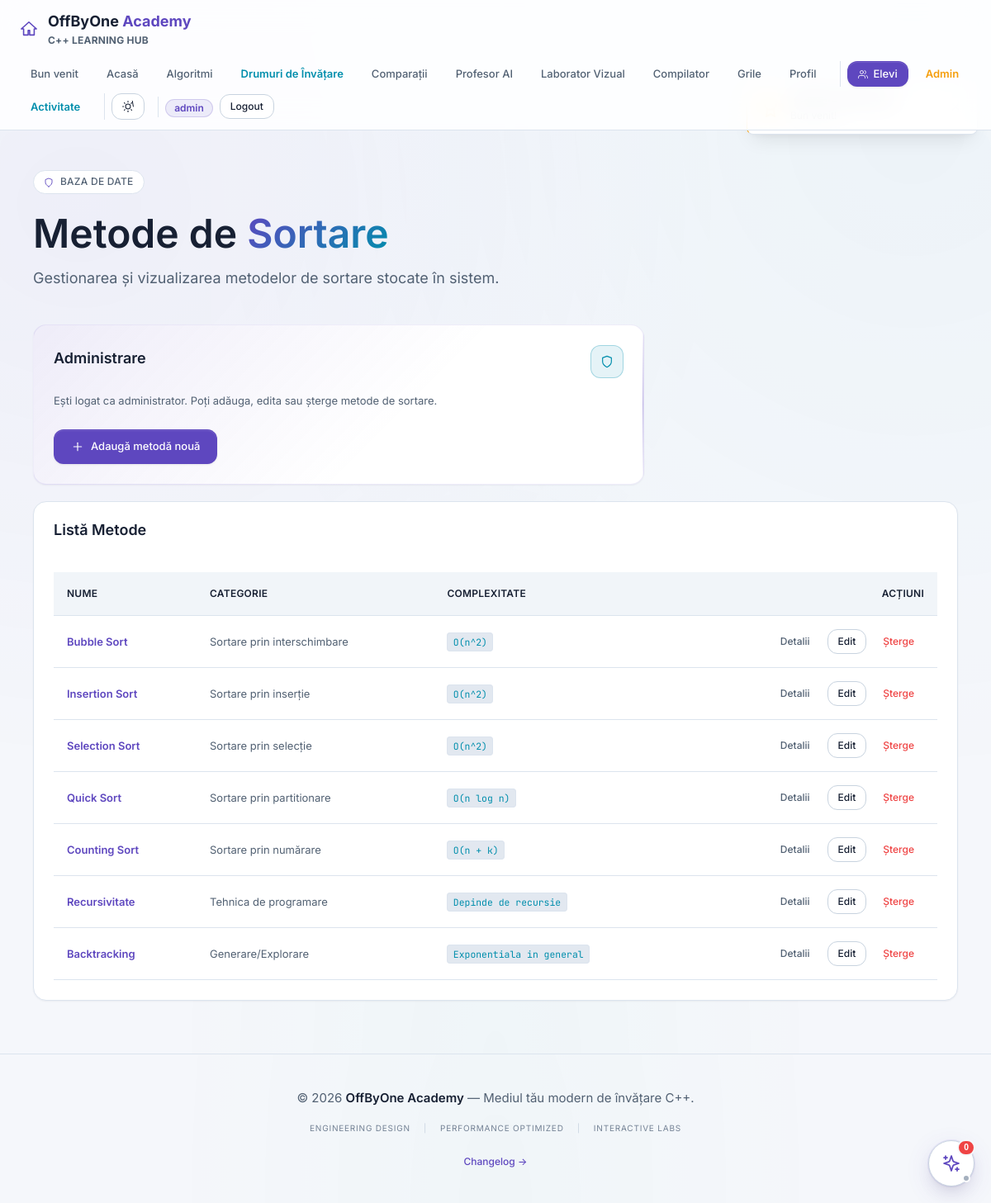
The app's page /site_g/index.php?page=metode (signed in) with its own data.
### tables this page shows
CREATE TABLE IF NOT EXISTS `metode` (
  `id_metoda` int(11) NOT NULL AUTO_INCREMENT,
  `nume` varchar(255) NOT NULL,
  `categorie` varchar(100) DEFAULT NULL,
  `complexitate` varchar(100) DEFAULT NULL,
  `descriere` text,
  `fisier_cpp` varchar(255) DEFAULT NULL,
  PRIMARY KEY (`id_metoda`)
);

### site_g/PHP/auth.php (called while the page is built, shortened)
<?php
if (isset($_SESSION['user_id'])) {
    require_once __DIR__ . '/helpers.php';
}
function is_logged_in(): bool {
    return isset($_SESSION['user_id']);
}
function is_admin(): bool {
    return is_logged_in() && isset($_SESSION['rol']) && $_SESSION['rol'] === 'admin';
}

### site_g/PHP/lista_metode.php (the view, shortened to what this page needs)
<?php
require_once __DIR__ . '/conexiune.php';
require_once __DIR__ . '/auth.php';
?>
<div data-component="dashboard-modern">
    <header class="dash__header">
        <div class="dash__eyebrow">
            <svg xmlns="http://www.w3.org/2000/svg" width="24" height="24" viewBox="0 0 24 24" fill="none" stroke="currentColor" stroke-width="2" stroke-linecap="round" stroke-linejoin="round" class="icon"><path d="M12 22s8-4 8-10V5l-8-3-8 3v7c0 6 8 10 8 10z"/></svg>
            Baza de date
        </div>
        <h2 class="dash__title">Metode de <span class="dash__title-accent">Sortare</span></h2>
        <p class="dash__lede">
            Gestionarea și vizualizarea metodelor de sortare stocate în sistem.
        </p>
    </header>
    <div class="bento">
        <?php if (is_admin()): ?>
        <div class="card card--accent bento__card--hero">
            <div class="card__head">
                <h3 class="card__title">Administrare</h3>
                <div class="ai__icon-wrap">
                    <svg xmlns="http://www.w3.org/2000/svg" width="24" height="24" viewBox="0 0 24 24" fill="none" stroke="currentColor" stroke-width="2" stroke-linecap="round" stroke-linejoin="round" class="icon"><path d="M12 22s8-4 8-10V5l-8-3-8 3v7c0 6 8 10 8 10z"/></svg>
                </div>
            </div>
            <div class="card__body">
                <p>Ești logat ca administrator. Poți adăuga, edita sau șterge metode de sortare.</p>
            </div>
            <div class="card__actions">
                <a href="index.php?page=metoda_form" class="btn btn--primary">
                    <svg xmlns="http://www.w3.org/2000/svg" width="24" height="24" viewBox="0 0 24 24" fill="none" stroke="currentColor" stroke-width="2" stroke-linecap="round" stroke-linejoin="round" class="icon"><path d="M5 12h14"/><path d="M12 5v14"/></svg>
                    Adaugă metodă nouă
                </a>
            </div>
        </div>
        <?php endif; ?>
        <div class="card bento__card--timeline">
            <div class="card__head">
                <h3 class="card__title">Listă Metode</h3>
            </div>
            <div class="card__body">
                <?php
                $page = isset($_GET['p']) ? max(1, (int)$_GET['p']) : 1;
                $limit = 25;
                $offset = ($page - 1) * $limit;
                $sql = "SELECT * FROM metode ORDER BY id_metoda LIMIT $limit OFFSET $offset";
                $rez = $con->query($sql);
                if (!$rez) {
                    error_log("Eroare DB în lista_metode.php: " . $con->error);
                    echo "<p class='alert alert--danger'>Eroare internă a serverului. Reîncercați mai târziu.</p>";
                } else {
                    echo '<div style="overflow-x: auto;">';
                    echo '<table style="width: 100%; border-collapse: collapse; margin-top: 1rem;">';
                    echo '<thead style="background: var(--color-surface-2); color: var(--color-fg-muted); font-size: 0.8rem; text-transform: uppercase; letter-spacing: 1px;">';
                    echo '<tr><th style="padding: 1rem; text-align: left;">Nume</th><th style="padding: 1rem; text-align: left;">Categorie</th><th style="padding: 1rem; text-align: left;">Complexitate</th><th style="padding: 1rem; text-align: right;">Acțiuni</th></tr></thead>';
                    echo '<tbody>';
                    while ($row = $rez->fetch_assoc()) {
                        $url_detalii = "index.php?page=metoda&id=" . $row['id_metoda'];
                        echo '<tr style="border-bottom: 1px solid var(--color-border); transition: background 0.2s;" onmouseover="this.style.background=\'var(--color-surface-2)\'" onmouseout="this.style.background=\'transparent\'">';
                        echo '<td style="padding: 1rem;"><strong><a href="'.$url_detalii.'" style="text-decoration: none; color: var(--color-primary);">'.htmlspecialchars($row['nume']).'</a></strong></td>';
                        echo '<td style="padding: 1rem;">'.htmlspecialchars($row['categorie']).'</td>';
                        echo '<td style="padding: 1rem;"><code style="background: var(--color-surface-3); padding: 0.2rem 0.4rem; border-radius: 4px;">'.htmlspecialchars($row['complexitate']).'</code></td>';
                        echo '<td style="padding: 1rem; text-align: right;">';
                        echo '<a href="'.$url_detalii.'" class="btn btn--quiet btn--sm">Detalii</a>';
                        if (is_admin()) {
                            echo '<a href="index.php?page=metoda_form&id='.$row['id_metoda'].'" class="btn btn--ghost btn--sm" style="margin-left: 0.5rem;">Edit</a>';
                            echo '<form action="PHP/metoda_sterge.php" method="POST" style="display:inline;" onsubmit="return confirm(\'Sunteți sigur că doriți să ștergeți această metodă?\');">';
                            echo '<button type="submit" class="btn btn--quiet btn--sm" style="color: var(--color-danger); /* FIX [UI1]: replaced inexistent --color-error */ margin-left: 0.5rem; background:none; border:none; cursor:pointer; vertical-align: middle;">Șterge</button>';                            echo '</form>';
                        }
                        echo '</td>';
                        echo '</tr>';
                    }
                    echo '</tbody>';
                    echo '</table>';
                    echo '</div>';
                }
                ?>
            </div>
        </div>
    </div>
</div>

### site_g/stil.css (style rules this page uses)
*, *::before, *::after { box-sizing: border-box; }
* { margin: 0; padding: 0; }
html { -webkit-text-size-adjust: 100%; text-size-adjust: 100%; scroll-behavior: smooth; }
body { font-family: var(--font-sans); font-feature-settings: "cv11", "ss01", "ss03"; font-size: var(--text-base); line-height: var(--leading-normal); color: var(--color-fg); background: var(--color-bg); -webkit-font-smoothing: antialiased; -moz-osx-font-smoothing: grayscale; margin: 0; min-height: 100vh; isolation: isolate; }
body::before { content: ""; position: fixed; inset: 0; background: var(--gradient-mesh); opacity: 0.55; pointer-events: none; z-index: -1; }
body[data-theme="light"]::before, [data-theme="light"] body::before { opacity: 0.36; }
body[data-theme="light"] [data-component="dashboard-modern"]::before, [data-theme="light"] body [data-component="dashboard-modern"]::before { opacity: 0.42; }
img, svg, video, canvas { max-width: 100%; display: block; }

### site_g/index.php (style rules this page uses)
[data-component="dashboard-modern"]::before { pointer-events: none !important; z-index: -1 !important; }
.bento, .card, .table-wrapper { position: relative; z-index: 5; }

### records on screen
metode: nume "Bubble Sort", categorie "Sortare prin interschimbare", complexitate "O(n^2)"
metode: nume "Insertion Sort", categorie "Sortare prin inserție", complexitate "O(n^2)"
metode: nume "Selection Sort", categorie "Sortare prin selecție", complexitate "O(n^2)"
metode: nume "Quick Sort", categorie "Sortare prin partitionare", complexitate "O(n log n)"
metode: nume "Counting Sort", categorie "Sortare prin numărare", complexitate "O(n + k)"
metode: nume "Recursivitate", categorie "Tehnica de programare", complexitate "Depinde de recursie"
metode: nume "Backtracking", categorie "Generare/Explorare", complexitate "Exponentiala in general"

### other values on screen
$_SESSION['username'] "admin"
